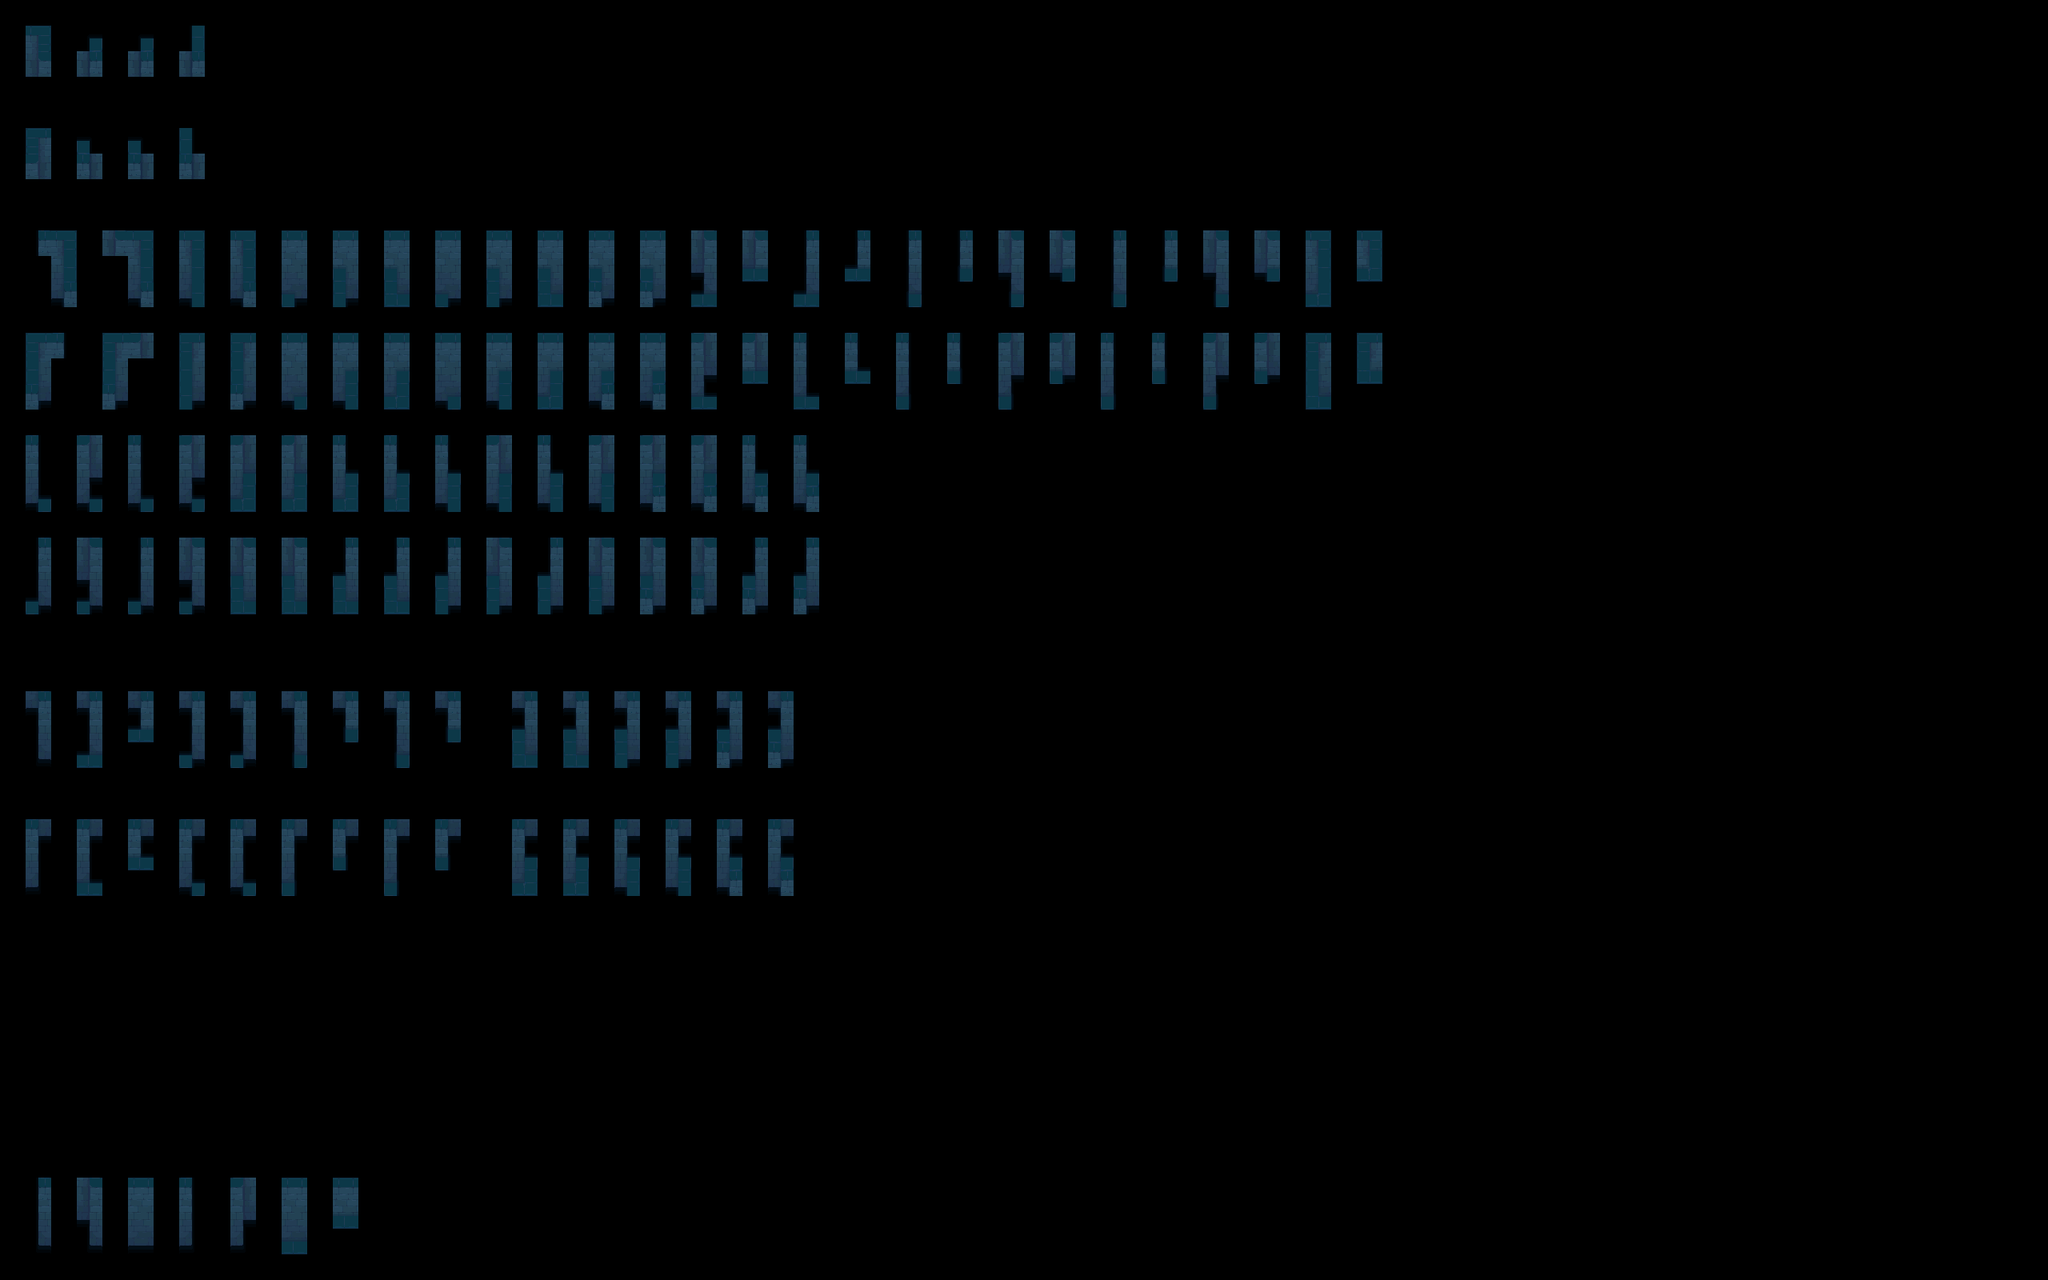

A level layout from a 2D game, rendered from its tile map. Below: a short description, then the map file with tile-grid data replaced by summaries:
An orthogonal 80x50 tile map with 32x32 px tiles, 2 tile layers (input_wall-3, output_wall-3), 2 hidden layers not drawn.

<map version="1.5" tiledversion="1.7.2" orientation="orthogonal" renderorder="right-down" width="80" height="50" tilewidth="32" tileheight="32" infinite="0" nextlayerid="5" nextobjectid="1">
 <tileset firstgid="1" source="Tileset-wall-3.tsx" />
 <layer id="1" name="regions_input" width="80" height="50" visible="0">
  <data>[4000 cells, 354 non-empty, 1 distinct tile ids]</data>
 </layer>
 <layer id="2" name="input_wall-3" width="80" height="50">
  <properties>
   <property name="StrictEmpty" type="bool" value="true" />
  </properties>
  <data>[4000 cells, 313 non-empty, 18 distinct tile ids]</data>
 </layer>
 <layer id="3" name="regions_output" width="80" height="50" visible="0">
  <data>[4000 cells, 229 non-empty, 1 distinct tile ids]</data>
 </layer>
 <layer id="4" name="output_wall-3" width="80" height="50">
  <data>[4000 cells, 229 non-empty, 72 distinct tile ids]</data>
 </layer>
</map>
